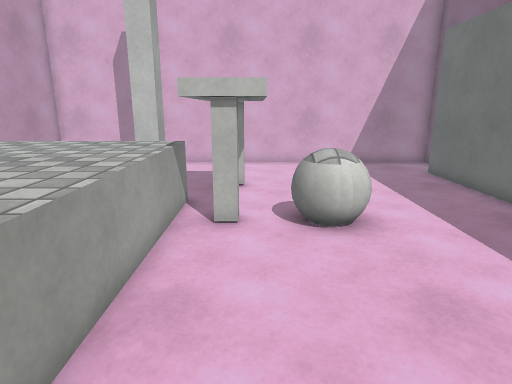
[1] (above)

13 first-person views from a walk through a 3-D level made in the Unity game engine. The camera is 1.4 m above the floor, tilts 14° down and sees 75° across. The floor is counted in squares, 0.5 m on a side. Each view is taken from the middle of a square. On the plan, view 1 faces up. The plan holds only what a view shows up to about 20 squares ahead; the rest is blank. Surface patterns are stand-ins for the level's own textures.

[2]
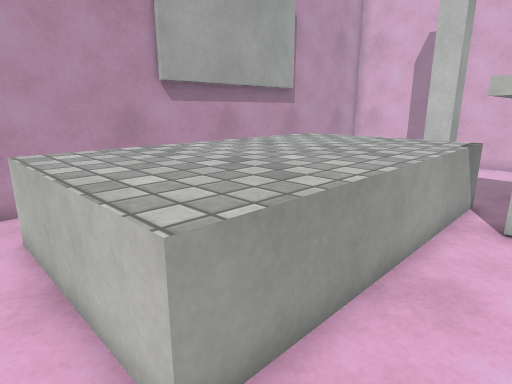

[3]
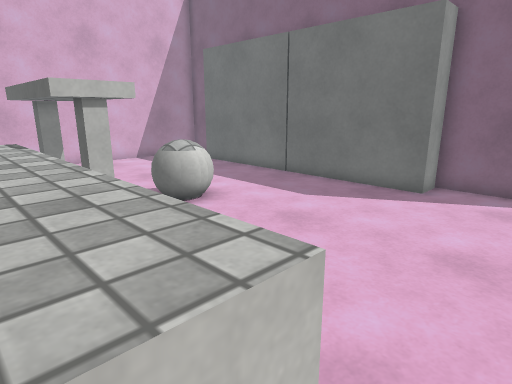

[4]
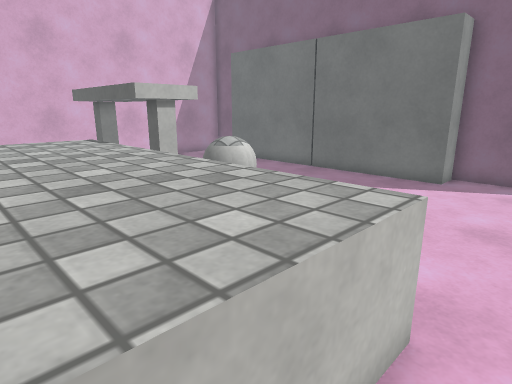

[5]
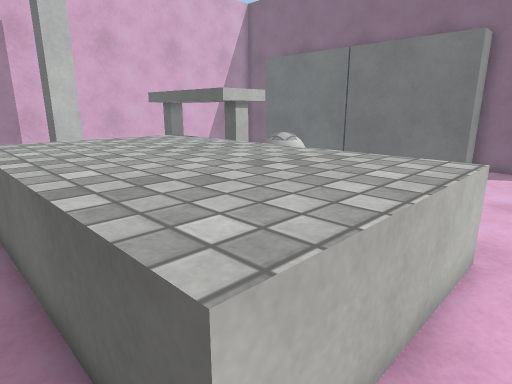

[6]
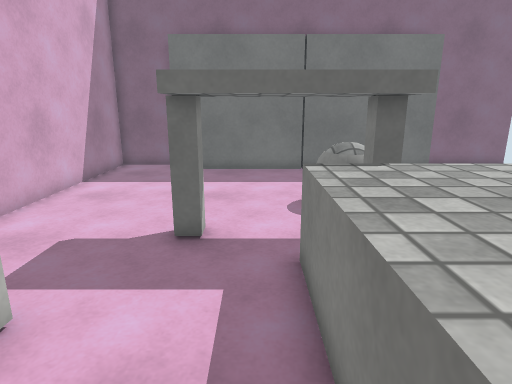

[7]
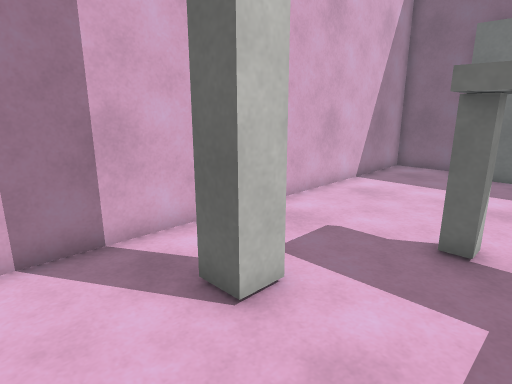

[8]
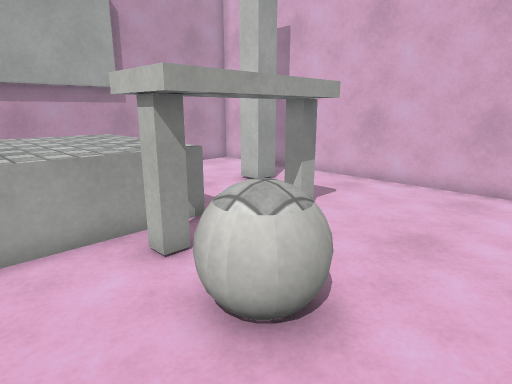

[9]
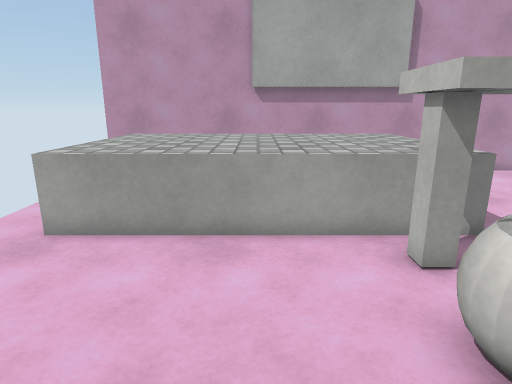

[10]
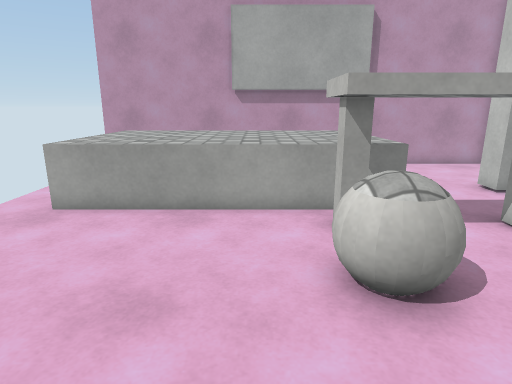

[11]
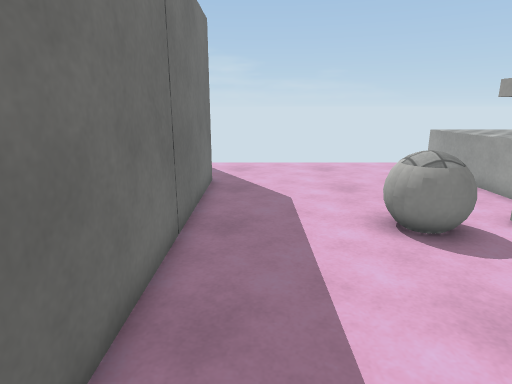

[12]
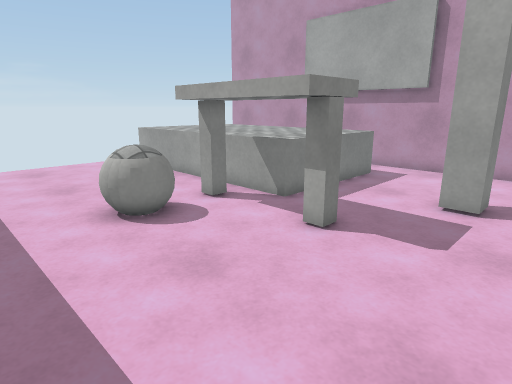

[13]
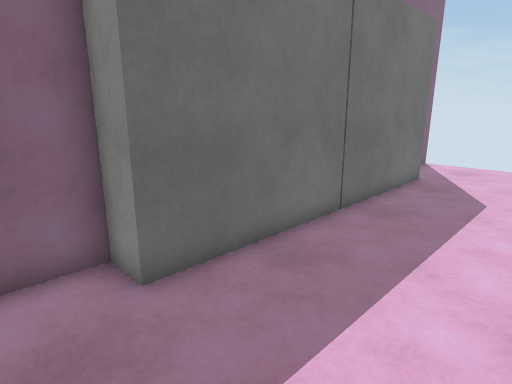

### Floor plan
Key: @ floor where view 1 was taken; # wall or solid block; . floor; ^ raised ledge; T thing the floor can be seen under or through; O other object.
Columns run from 10 left of view 1 to 9 right of it. Each row starts with its distance up from view 1.
 18 ####################
 17 #..................#
 16 #..................#
 15 #....##...........##
 14 #....##...........#
 13 #.......TTT.......#
 12 #.......TTT.......#
 11 #.......T T.......#
 10 #.^^^^^^T T.......#
  9 # ^^^^^^TTTOOO....#
  8 # ^^^^^^^TTOOO....#
  7 # ^^^^^^^...O.....#
  6 # ^^^^^^^.........#
  5 #.^^^^^^^.........#
  4 #.^^^^^^^.........#
  3 #.^^^^^^^.........##
  2 # ^^^^^^^..........#
  1 # ^^^^^^^..........#
  0 #.^^^^^^..@........#
 -1 #.  ...............#
 -2 #                  #

Positions as (right, up) in squares from view 1, and headings:
1: (0, 0), facing up
2: (0, -1), facing up-left
3: (-4, -1), facing up-right
4: (-6, -1), facing up-right
5: (-9, -1), facing up-right
6: (-8, 11), facing right
7: (-8, 11), facing up-right
8: (5, 5), facing up-left
9: (5, 5), facing left
10: (7, 6), facing left
11: (6, 16), facing down
12: (6, 17), facing down-left
13: (3, 17), facing down-right
